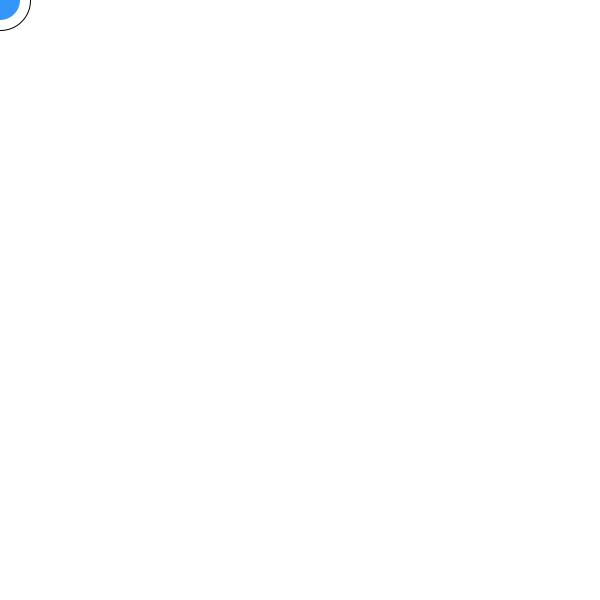
Frame 1 (no input)
Frame 60 (the mouse pressed at the canvas centre just before this capture): identical to frame 1, image omitted
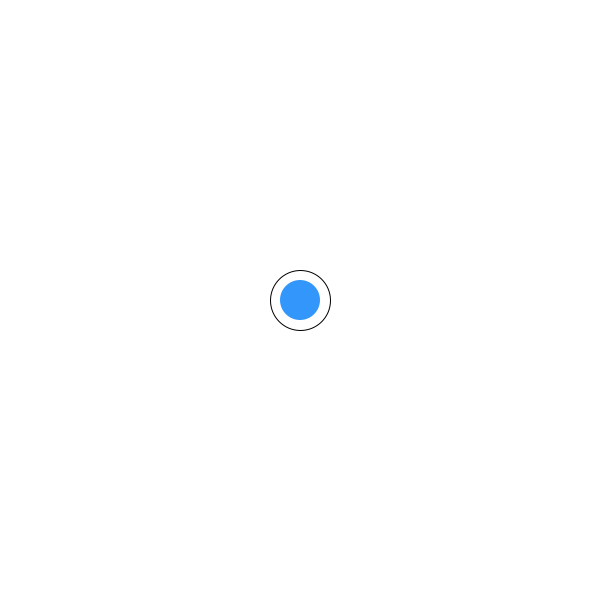
Frame 120 (the mouse held since frame 60 and released just before this capture)

The Processing sketch that drew these frames (run headless with seeded random() and noise(); from frame 60 on, the mouse is pressed at the canvas centre):

// Processing sketch: MouseFollowingEllipse
// ── MouseFollowingEllipse.pde
void setup () {
  size(600, 600);
}

void draw () {
  background(255);

  // Track the mouse position with a drawn ellipse
  fill(50, 150, 250);
  noStroke();
  ellipse(mouseX, mouseY, 40, 40);

  stroke(0);
  noFill();
  ellipse(mouseX, mouseY, 60, 60);
}
